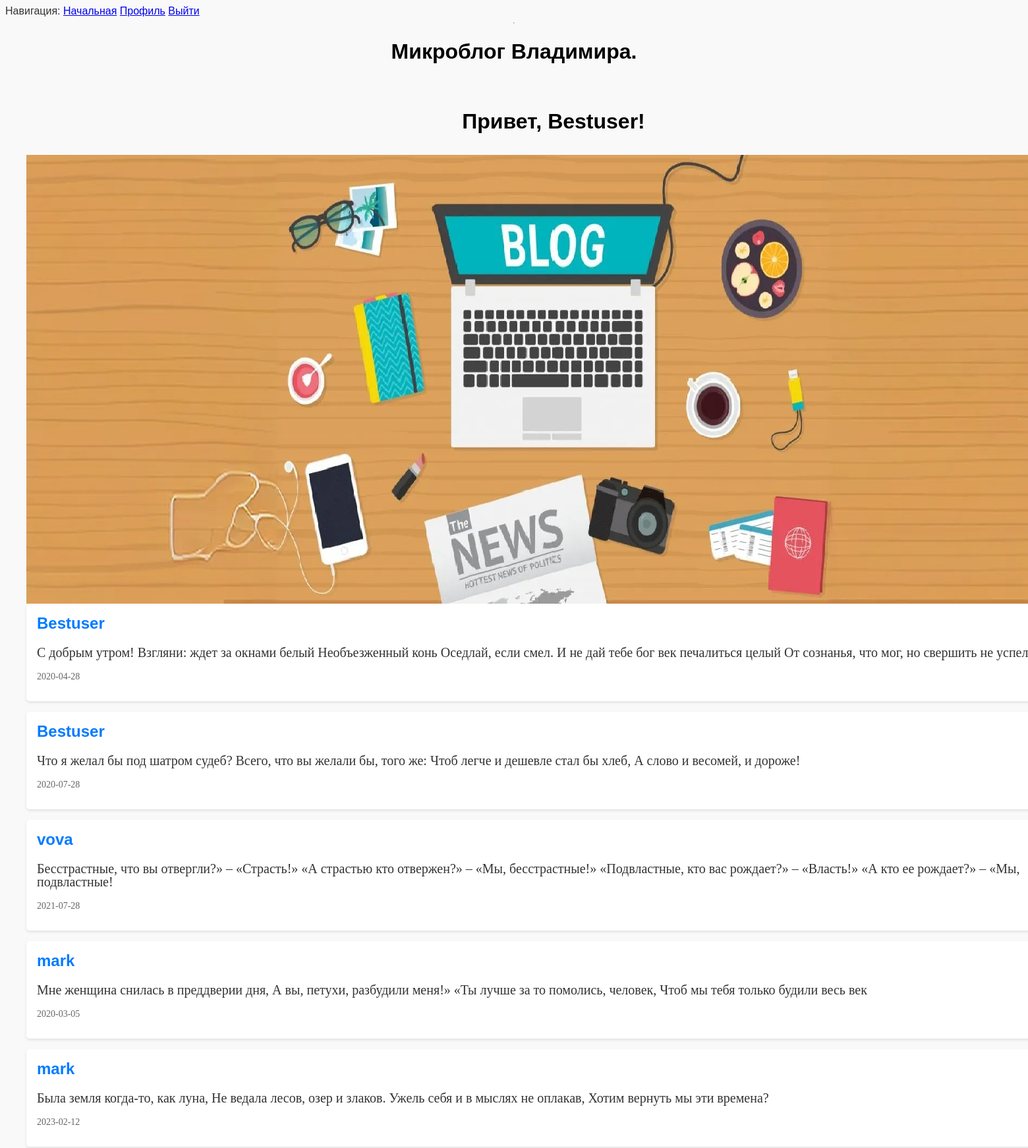
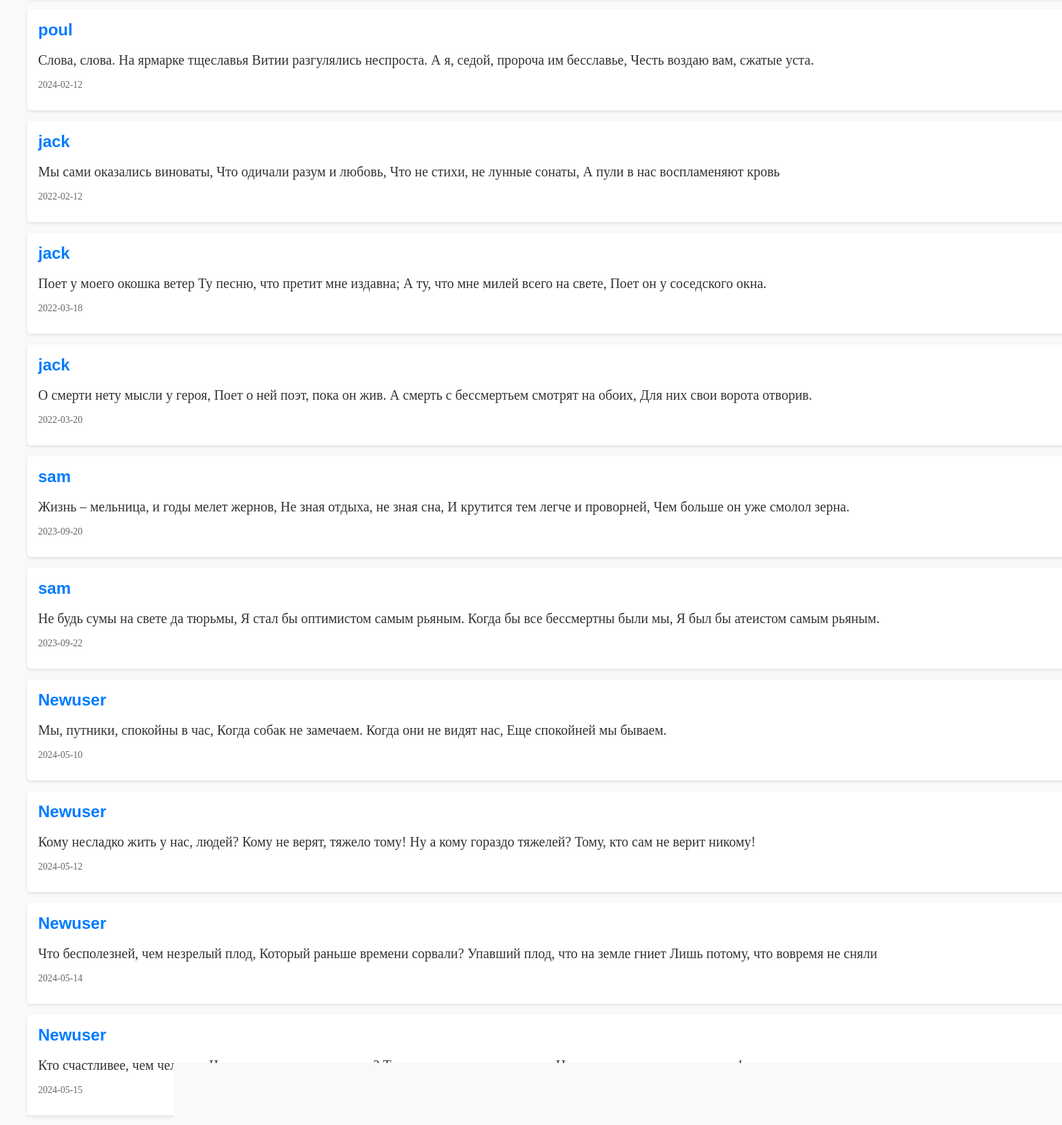
The app's page /index (signed in, upper part) with its own data (2 pictures, top to bottom).
### app/models.py (models this page shows, shortened)
class User(UserMixin, db.Model):
    id = db.Column(db.Integer, primary_key=True)
    username = db.Column(db.String(80), unique=True, nullable=False)
    email = db.Column(db.String(120), unique=True, nullable=False)
    password_hash = db.Column(db.String(128), nullable=False)

class Post(db.Model):
    id = db.Column(db.Integer, primary_key=True)
    title = db.Column(db.String(120), nullable=False)
    text = db.Column(db.Text, nullable=False)
    date = db.Column(db.Text, nullable=False)
    user_id = db.Column(db.Integer, db.ForeignKey('user.id'), nullable=False)
    user = db.relationship('User', backref=db.backref('posts', lazy=True))

### app/routes.py (the view)
@app.route('/')
@app.route('/index')
@login_required
def index():
    app.logger.info('Проверка')
    user = {'username': 'User'}
    posts = Post.query.all()
    return render_template('index.html',
                           title='Home',
                           user=user,
                           posts=posts)

### app/models.py (called while the page is built)
@login.user_loader
def load_user(id):
    return db.session.get(User, int(id))

### app/templates/index.html (shortened to what this page needs)
{% extends "base.html" %}
{% block content %}
    <h1>Привет, {{ current_user.username }}!</h1>
    <section class="posts">
        <img  src="{{ url_for('static', filename='images/i3.png') }}">
        {% for post in posts %}
            <article class="post">
                <h2>{{ post.title }} </h2>
                <p>{{ post.text }} </p>
                <p class="post-meta">{{ post.date }}</p>
            </article>
        {% endfor %}
{% endblock %}

### app/templates/base.html (shortened to what this page needs)
<doctype html>
  <html>
      <head>
          <link rel="stylesheet" type="text/css" href="{{ url_for('static', filename='css/style.css') }}">
      </head>
      <body>
        <div class="wrapper">
        <div>Навигация:
            <a href="/index">Начальная</a>
            {% if current_user.is_anonymous %}
                <a href="/login">Войти</a>
            {% else %}
                <a href="{{ url_for('user', username=current_user.username) }}">Профиль</a>
                <a href="/logout">Выйти</a>
            {% endif %}
        </div>
        <hr>
          <header>
              <h1>Микроблог Владимира.</h1>
          </header>
          <main>
            {% block content %}{% endblock %}
          </main>
          </div>
      </body>
  </html>
</doctype>

### app/static/css/style.css (style rules this page uses)
body { background-color: #f9f9f9; color: #333; font-family: "Arial", sans-serif }
h1 { color: black; text-align: center; }
p { font-family: Times New Roman; font-size: 20px; }
header { padding: 1rem 0; text-align: center; }
header h1 { margin: 0; font-size: 2rem; }
main { flex: 1; padding: 2rem; max-width: 1600px; margin: 0 auto; }
.wrapper { display: flex; flex-direction: column; min-height: 100vh; }
.posts { margin: 2rem 0; }
.post { background-color: #fff; padding: 1rem; margin-bottom: 1rem; border-radius: 5px; box-shadow: 0 2px 4px rgba(0, 0, 0, 0.1) }
.post h2 { margin-top: 0; font-size: 1.5rem; color: #007BFF; }
.post p { line-height: 1.0; }
.post-meta { font-size: 0.875rem; color: #666; margin-top: 1rem; }

### records on screen
User: username "Bestuser"
Post: title "Bestuser", text "С добрым утром! Взгляни: ждет за окнами белый Необъезженный конь Оседлай, если смел. И не дай тебе бог век печалиться целый От сознанья, что мог, но свершить не…", date "2020-04-28"
Post: title "Bestuser", text "Что я желал бы под шатром судеб? Всего, что вы желали бы, того же: Чтоб легче и дешевле стал бы хлеб, А слово и весомей, и дороже!", date "2020-07-28"
Post: title "vova", text "Бесстрастные, что вы отвергли?» – «Страсть!» «А страстью кто отвержен?» – «Мы, бесстрастные!» «Подвластные, кто вас рождает?» – «Власть!» «А кто ее рождает?» – «Мы, подвластные!", date "2021-07-28"
Post: title "mark", text "Мне женщина снилась в преддверии дня, А вы, петухи, разбудили меня!» «Ты лучше за то помолись, человек, Чтоб мы тебя только будили весь век", date "2020-03-05"
Post: title "mark", text "Была земля когда-то, как луна, Не ведала лесов, озер и злаков. Ужель себя и в мыслях не оплакав, Хотим вернуть мы эти времена?", date "2023-02-12"
Post: title "poul", text "Слова, слова. На ярмарке тщеславья Витии разгулялись неспроста. А я, седой, пророча им бесславье, Честь воздаю вам, сжатые уста.", date "2024-02-12"
Post: title "jack", text "Мы сами оказались виноваты, Что одичали разум и любовь, Что не стихи, не лунные сонаты, А пули в нас воспламеняют кровь", date "2022-02-12"
Post: title "jack", text "Поет у моего окошка ветер Ту песню, что претит мне издавна; А ту, что мне милей всего на свете, Поет он у соседского окна.", date "2022-03-18"
Post: title "jack", text "О смерти нету мысли у героя, Поет о ней поэт, пока он жив. А смерть с бессмертьем смотрят на обоих, Для них свои ворота отворив.", date "2022-03-20"
Post: title "sam", text "Жизнь – мельница, и годы мелет жернов, Не зная отдыха, не зная сна, И крутится тем легче и проворней, Чем больше он уже смолол зерна.", date "2023-09-20"
Post: title "sam", text "Не будь сумы на свете да тюрьмы, Я стал бы оптимистом самым рьяным. Когда бы все бессмертны были мы, Я был бы атеистом самым рьяным.", date "2023-09-22"
Post: title "Newuser", text "Мы, путники, спокойны в час, Когда собак не замечаем. Когда они не видят нас, Еще спокойней мы бываем.", date "2024-05-10"
Post: title "Newuser", text "Кому несладко жить у нас, людей? Кому не верят, тяжело тому! Ну а кому гораздо тяжелей? Тому, кто сам не верит никому!", date "2024-05-12"
Post: title "Newuser", text "Что бесполезней, чем незрелый плод, Который раньше времени сорвали? Упавший плод, что на земле гниет Лишь потому, что вовремя не сняли", date "2024-05-14"
Post: title "Newuser", text "Кто счастливее, чем человек. Что недуга отродясь не знал? Только тот, кто зависти вовек Ни к врагу, ни к другу не питал!", date "2024-05-15"
